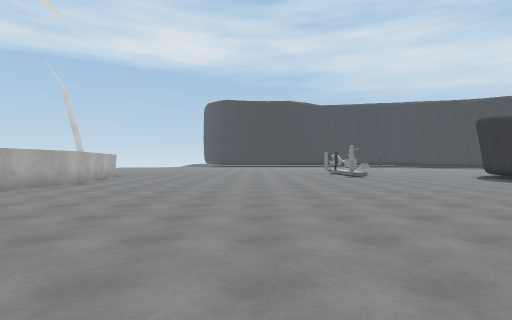
View 1 (above)

17 first-person views from a walk through a scene from a Unity 3-D project. The camera is 1.4 m above the floor, looks level and sees 80° across. The floor is counted in squares, 2 m on a side. Each view is taken from the middle of a square. On the plan, view 1 faces up. The plan holds only what a view shows up to about 10 squares ahead; the rest is blank. The place goes on beyond the plan. Surface patterns are stand-ins for the level's own textures.

View 2
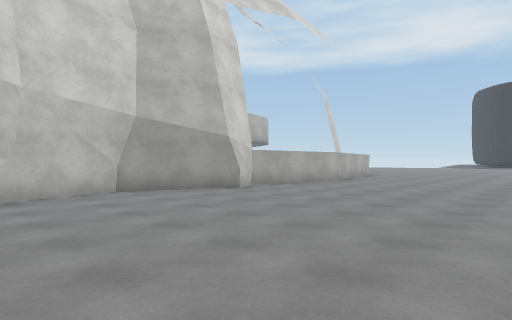

View 3
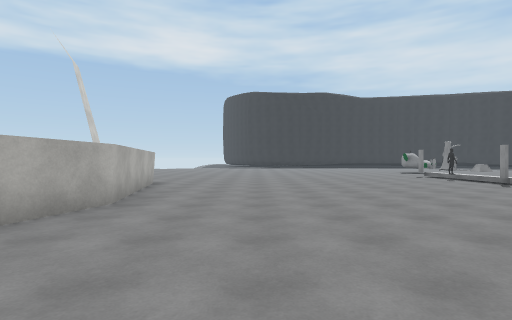

View 4
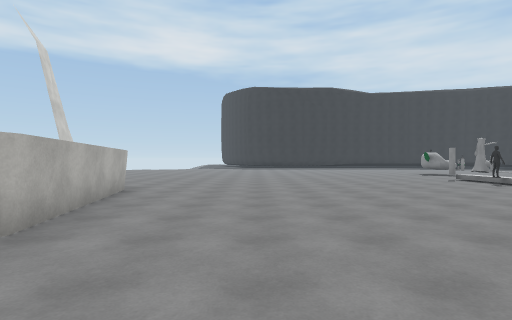

View 5
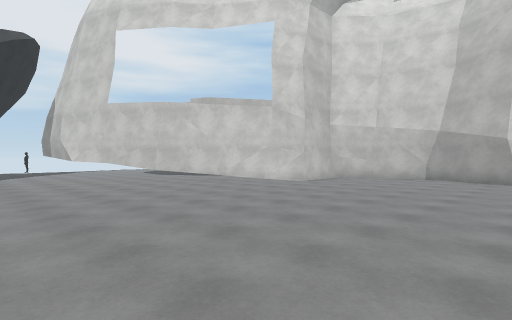

View 6
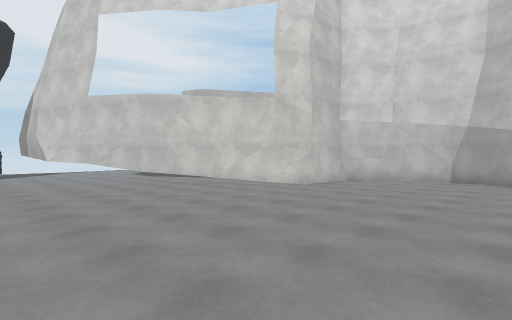

View 7
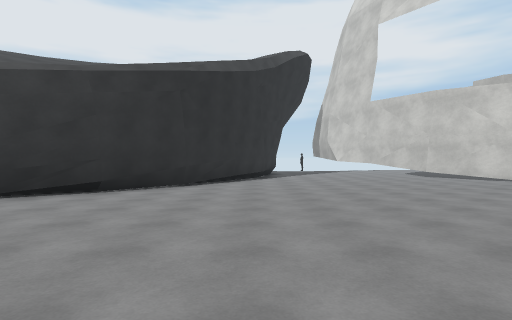

View 8
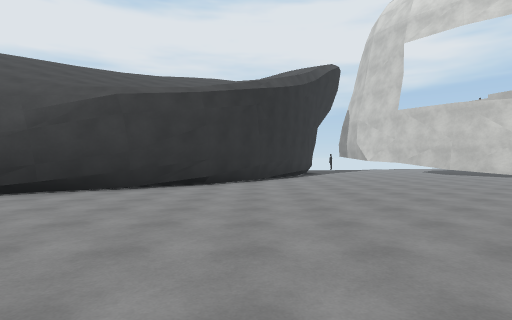

View 9
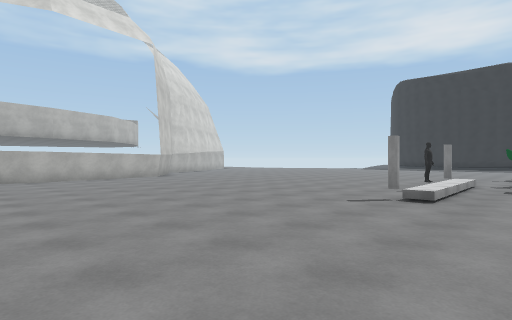

View 10
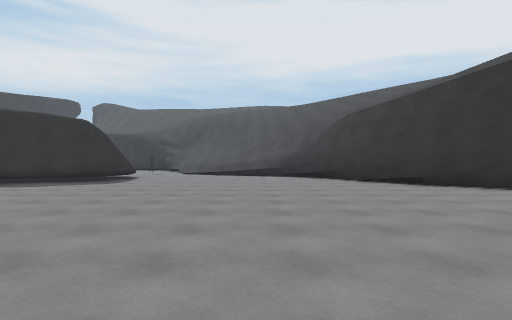

View 11
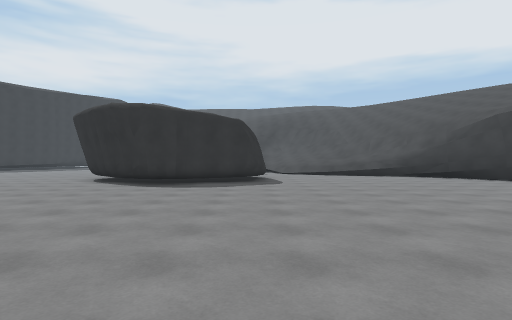

View 12
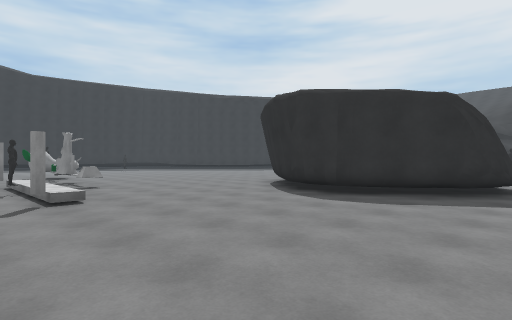

View 13
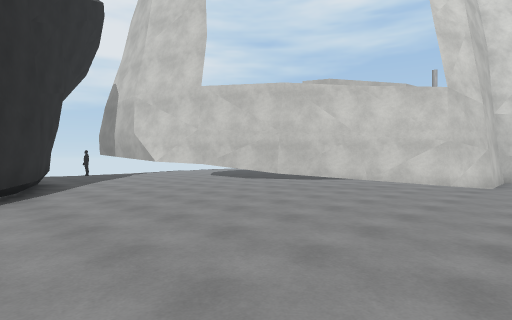

View 14
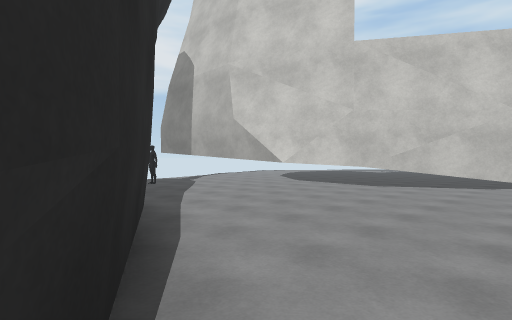

View 15
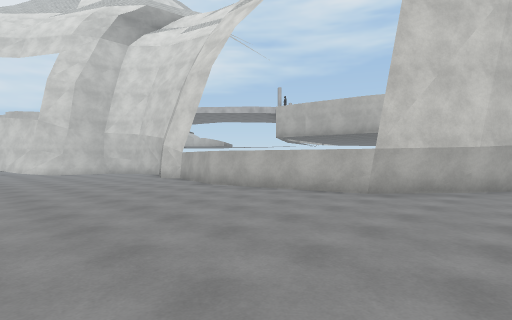

View 16
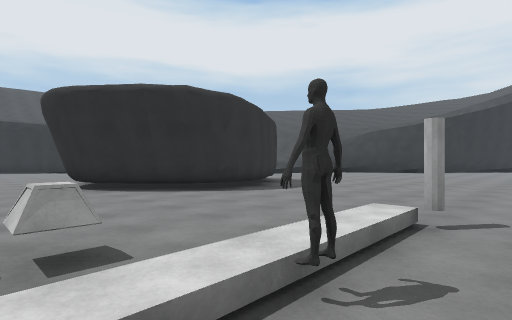

View 17
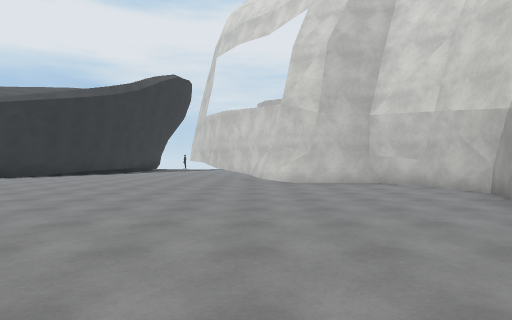

### Floor plan
Key: @ floor where view 1 was taken; # wall or solid block; . main floor; : floor 10.5 m higher than the main floor; + floor 11.25 m higher than the main floor; / step, stairs or slope; P pole; T thing the floor can be seen under or through.
Columns run from 9 left of view 1 to 10 right of it. Each row starts with its distance up from view 1.
 16   .........../. ..
 15 ##...........#......
 14  ##.................
 13    #.........P.....#
 12    #..............##
 11    #..............#
 10    #..............##
  9     #..............#
  8    #...............#
  7    #................
  6    #................
  5    #................
  4   ##................
  3   #.................
  2   #.................
  1   ##................
  0    ###...@.........#
 -1       ##..........##
 -2      ..#.........##
 -3      ..TT.......##
 -4       ..TT......#
 -5    ......T.....##
 -6    ......T....##
 -7     ......#...#
 -8      ......#.:
 -9       .....#+
-10        ....#
-11         ....

Where each view was taken, in squares from view 1:
view 1: 0 up, 0 right, facing up
view 2: 0 up, 0 right, facing up-left
view 3: 4 up, 3 left, facing up
view 4: 6 up, 3 left, facing up
view 5: 6 up, 5 right, facing down-left
view 6: 5 up, 4 right, facing down-left
view 7: 5 up, 5 right, facing down
view 8: 7 up, 7 right, facing down
view 9: 7 up, 6 right, facing up-left
view 10: 3 up, 0 right, facing right
view 11: 8 up, 0 right, facing right
view 12: 7 up, 3 right, facing up-right
view 13: 1 up, 6 right, facing down-left
view 14: 4 down, 6 right, facing down-left
view 15: 16 up, 0 right, facing down-left
view 16: 16 up, 3 right, facing down-right
view 17: 9 up, 2 left, facing down
